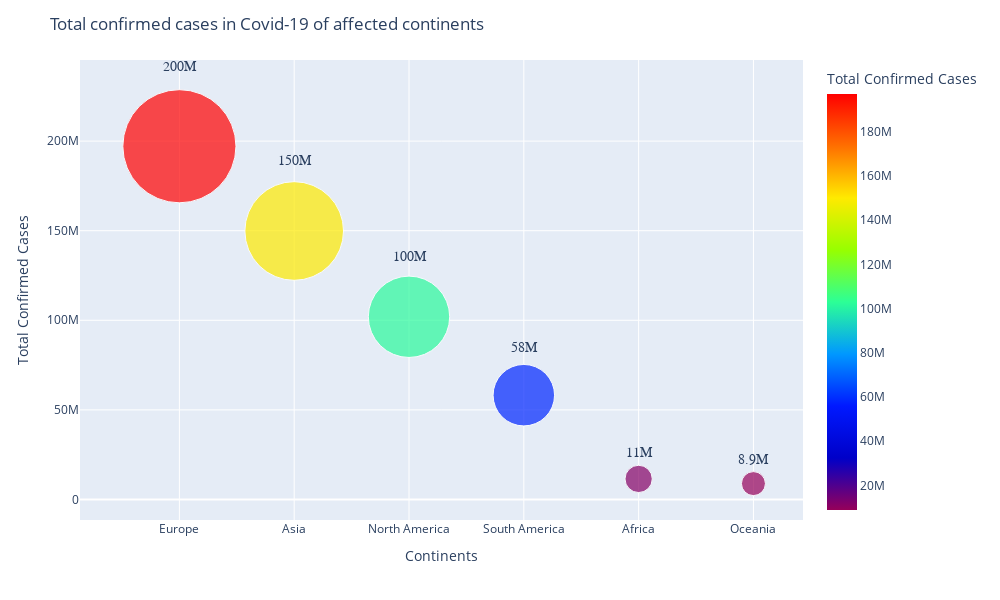

Notebook cell for this chart:
### Markdown cell above
# Data Visualization

### Code cell
continents = continents_df[:6]

fig = px.scatter(continents.sort_values(by='Confirmed', ascending = False), x='Continents', y='Confirmed', color='Confirmed', text='Confirmed',
           color_continuous_scale='rainbow',size='Confirmed', size_max=80, hover_data=['Confirmed', 'Continents'],
                labels={'Confirmed':"Total Confirmed Cases"})

fig.update_traces(textposition='top center', textfont_size=14, textfont_family="Arial Black", texttemplate='%{text:,.2s}')
fig = fig.update_layout(height=600, width=1000, title="Total confirmed cases in Covid-19 of affected continents")

fig.show()

### Figure 1 — Plotly figure (JSON) as saved in the notebook; plotly's stock layout.template omitted (floating-point values rounded to 4 significant figures)
{"data": [{"hovertemplate": "Continents=%{x}<br>Total Confirmed Cases=%{marker.color}<extra></extra>", "legendgroup": "", "marker": {"color": [197133354, 149836314, 101959883, 58197372, 11466748, 8861000], "coloraxis": "coloraxis", "size": [197133354, 149836314, 101959883, 58197372, 11466748, 8861000], "sizemode": "area", "sizeref": 30800.0, "symbol": "circle"}, "mode": "markers+text", "name": "", "orientation": "v", "showlegend": false, "text": [197133354, 149836314, 101959883, 58197372, 11466748, 8861000], "textfont": {"family": "Arial Black", "size": 14}, "textposition": "top center", "texttemplate": "%{text:,.2s}", "type": "scatter", "x": ["Europe", "Asia", "North America", "South America", "Africa", "Oceania"], "xaxis": "x", "y": [197133354, 149836314, 101959883, 58197372, 11466748, 8861000], "yaxis": "y"}], "layout": {"coloraxis": {"colorbar": {"title": {"text": "Total Confirmed Cases"}}, "colorscale": [[0, "rgb(150,0,90)"], [0.125, "rgb(0,0,200)"], [0.25, "rgb(0,25,255)"], [0.375, "rgb(0,152,255)"], [0.5, "rgb(44,255,150)"], [0.625, "rgb(151,255,0)"], [0.75, "rgb(255,234,0)"], [0.875, "rgb(255,111,0)"], [1, "rgb(255,0,0)"]]}, "height": 600, "legend": {"itemsizing": "constant", "tracegroupgap": 0}, "margin": {"t": 60}, "title": {"text": "Total confirmed cases in Covid-19 of affected continents"}, "width": 1000, "xaxis": {"anchor": "y", "domain": [0, 1], "title": {"text": "Continents"}}, "yaxis": {"anchor": "x", "domain": [0, 1], "title": {"text": "Total Confirmed Cases"}}}}
